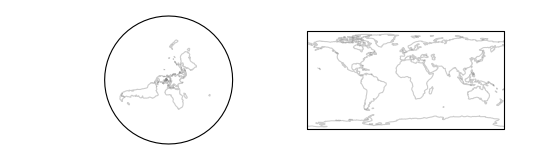

Write the Python code that produced this figure.
import cartopy.crs as ccrs
import matplotlib.pyplot as plt
import shapely.geometry as sgeom


LHS, RHS = ccrs.NorthPolarStereo(), ccrs.PlateCarree()
geom = sgeom.Point(0, 0)


fig = plt.figure(figsize=(7, 2))

ax1 = plt.subplot(1, 2, 1, projection=LHS)
ax2 = plt.subplot(1, 2, 2, projection=RHS)

ax1.coastlines(color='gray', alpha=0.4)
ax2.coastlines(color='gray', alpha=0.4)

ax1.add_geometries([geom], LHS, facecolor='blue', alpha=0.8)
ax2.add_geometries([geom], LHS, color='blue', alpha=0.8, linewidth=50)

plt.show()
